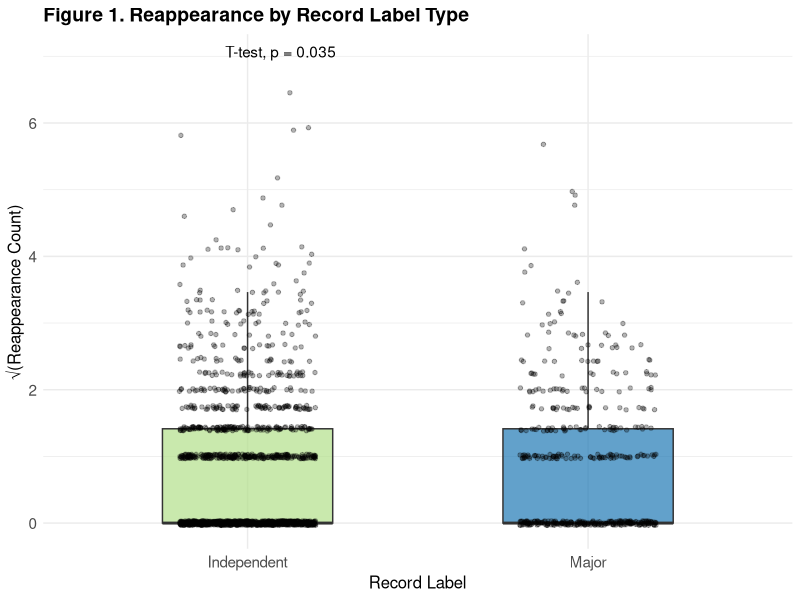

This chart was generated by the following R code:
library(ggplot2)
library(readr)
library(dplyr)
library(ggpubr)

df <- read_csv("billboard_filtered_for_model.csv", show_col_types = FALSE)

df <- df %>%
  mutate(
    is_major_label = factor(is_major_label, labels = c("Independent", "Major"))
  )

# Generate Figure 1
ggplot(df, aes(x = is_major_label, y = sqrt_reappearance, fill = is_major_label)) +
  geom_boxplot(alpha = 0.7, outlier.shape = NA, width = 0.5) +
  geom_jitter(width = 0.2, alpha = 0.3, color = "black", size = 1.2) +
  stat_compare_means(method = "t.test", label.y = max(df$sqrt_reappearance, na.rm = TRUE) + 0.5) +
  labs(
    title = "Figure 1. Reappearance by Record Label Type",
    x = "Record Label",
    y = "√(Reappearance Count)"
  ) +
  scale_fill_manual(values = c("Independent" = "#b2df8a", "Major" = "#1f78b4")) +
  theme_minimal() +
  theme(
    plot.title = element_text(face = "bold", size = 14),
    axis.text = element_text(size = 11),
    axis.title = element_text(size = 12),
    legend.position = "none"
  )



